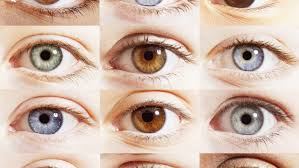
#> input picture eyes.jpeg, 299 x 168 px, given in place of the camera
$ python v12-line-detec-video.py
#> lines starting #> are read from the running program, lines starting #| are printed output that depends on the picture
#> further down, frame is the input picture: shape (168, 299, 3); mean B, G, R 169, 184, 209.2
import cv2
import numpy as np
vid = cv2.VideoCapture(0)


def detect_lines(image):
    gray = cv2.cvtColor(image, cv2.COLOR_BGR2GRAY)
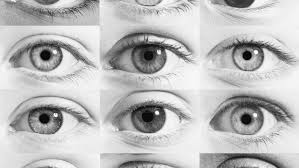
#> gray: shape (168, 299); min 1, max 254, mean 189.8
    edges = cv2.Canny(gray, 50, 150, apertureSize=3)
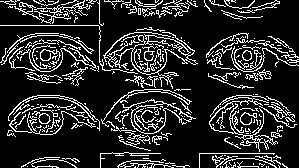
#> edges: shape (168, 299); 16.5% white in thin lines or dots
    lines = cv2.HoughLinesP(
        edges, # Input edge image
        1, # Distance resolution in pixels
        np.pi/180, # Angle resolution in radians
        threshold=190, # Min number of votes for valid line
        minLineLength=10, # Min allowed length of line
        maxLineGap=5 # Max allowed gap between line for joining them
    )
#> lines = None

    # Draw lines on the original image
    if lines is not None:
        for line in lines:
            x1, y1, x2, y2 = line[0]
            cv2.line(image, (x1, y1), (x2, y2), (255, 0, 255), 3)

    return image


frame_counter = 0

while (True):
    bool,frame=vid.read()

    lineeee=detect_lines(frame)

    cv2.imshow("bhaiiii",lineeee)

    key = cv2.waitKey(1) & 0xFF
#> (key q is pressed here)

    if key==ord('c'):
        filename = f"snap_{frame_counter}.png"
        cv2.imwrite(filename,frame)
        frame_counter +=1

    elif key==ord('q'):
        break

vid.release()
cv2.destroyAllWindows()

$ run again, on lines.webp
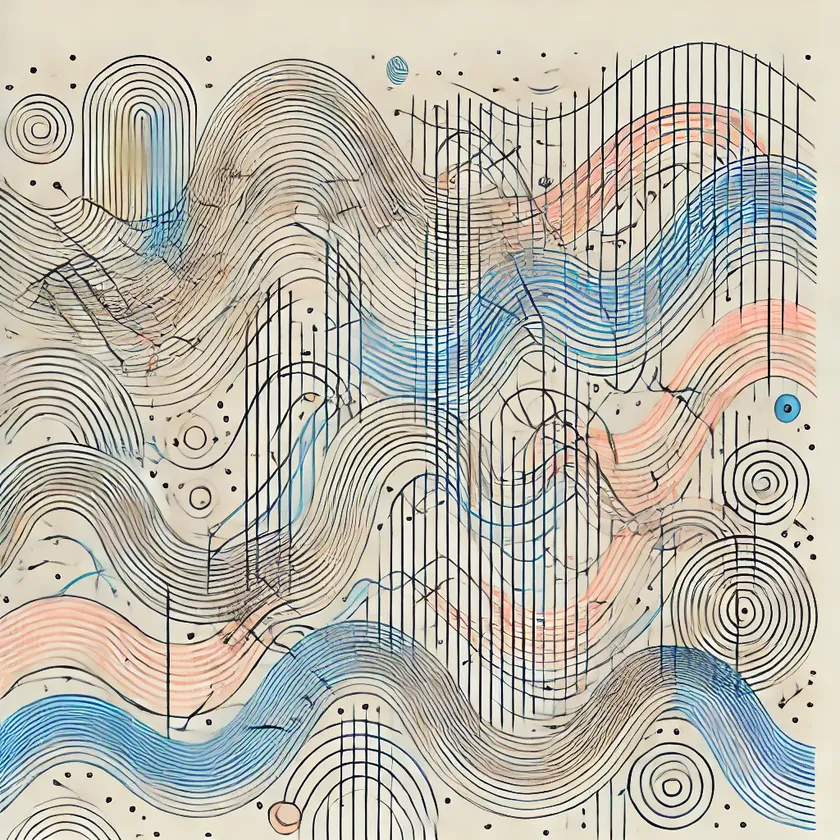
#> input picture lines.webp, 840 x 840 px, shrunk from 1024 x 1024 before the run, given in place of the camera
#> frame is the input picture: shape (840, 840, 3); mean B, G, R 173.7, 184.9, 188.1
#> in detect_lines, `edges = cv2.Canny(gray, 50, 150, apertureSize=3)`:
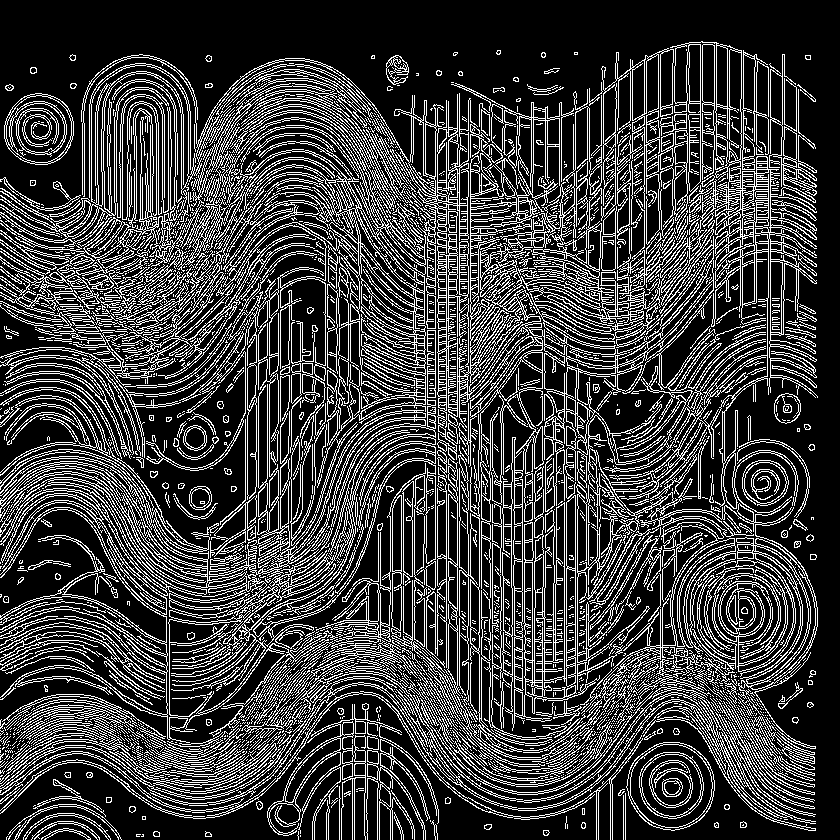
#> edges: shape (840, 840); 23.8% white in thin lines or dots
#> lines = 2322 rows, first 6: [435, 752, 435, 105], [51, 760, 107, 704], [459, 136, 459, 84], [446, 785, 446, 438], [448, 787, 448, 101], [470, 465, 470, 98]
#> the loop in detect_lines, `for line in lines:` made 2322 passes
#> after the loop in detect_lines, `for line in lines:`:
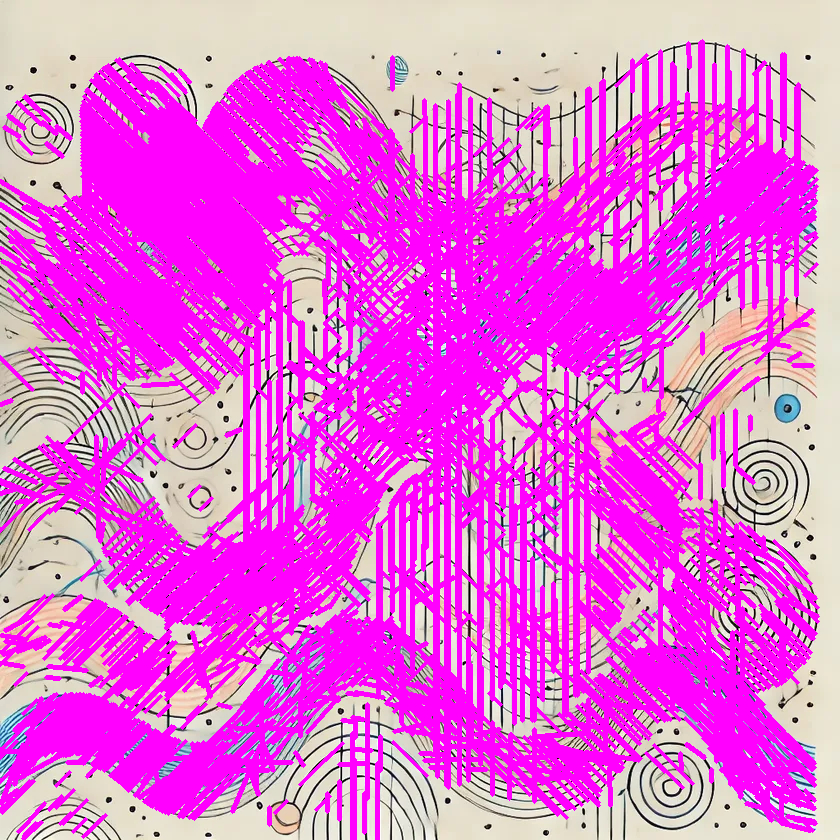
#> image: shape (840, 840, 3); mean B, G, R 219.9, 102.8, 230.8
